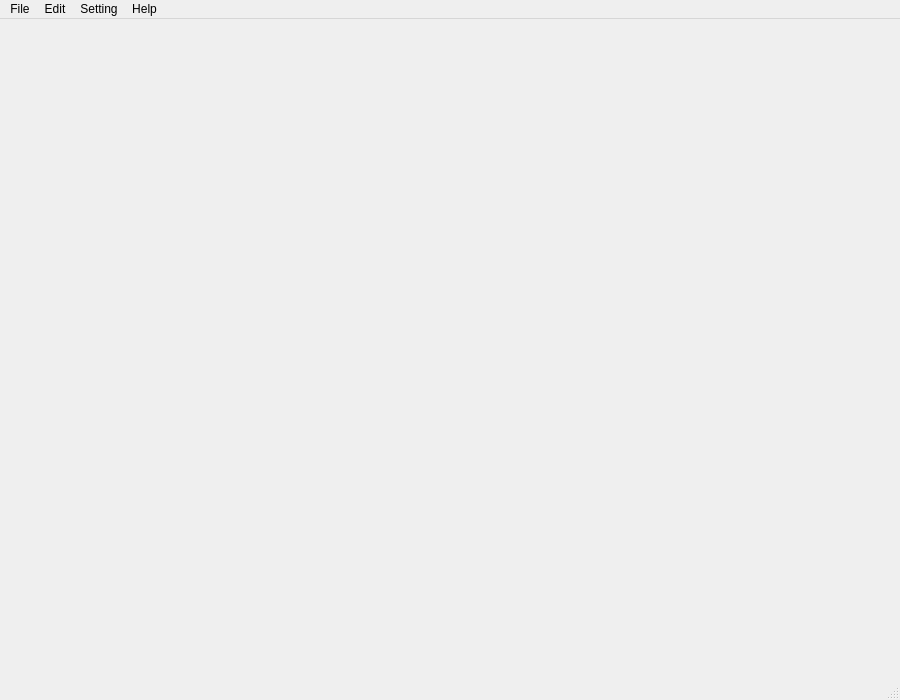
<?xml version="1.0" encoding="UTF-8"?>
<ui version="4.0">
 <class>MainWindow</class>
 <widget class="QMainWindow" name="MainWindow">
  <property name="geometry">
   <rect>
    <x>0</x>
    <y>0</y>
    <width>900</width>
    <height>700</height>
   </rect>
  </property>
  <property name="windowTitle">
   <string>MainWindow</string>
  </property>
  <widget class="QWidget" name="centralwidget"/>
  <widget class="QMenuBar" name="menubar">
   <property name="geometry">
    <rect>
     <x>0</x>
     <y>0</y>
     <width>900</width>
     <height>21</height>
    </rect>
   </property>
   <widget class="QMenu" name="menuFile">
    <property name="title">
     <string>File</string>
    </property>
    <addaction name="actionMethod"/>
    <addaction name="actionQueue"/>
    <addaction name="actionSample"/>
    <addaction name="actionRecord"/>
    <addaction name="actionQuit"/>
   </widget>
   <widget class="QMenu" name="menuEdit">
    <property name="title">
     <string>Edit</string>
    </property>
    <addaction name="actionCut"/>
    <addaction name="actionCopy"/>
    <addaction name="actionPaste"/>
   </widget>
   <widget class="QMenu" name="menuSetting">
    <property name="title">
     <string>Setting</string>
    </property>
    <widget class="QMenu" name="menuLanguage">
     <property name="title">
      <string>Language</string>
     </property>
     <addaction name="actionEnglish"/>
     <addaction name="actionChinese"/>
    </widget>
    <addaction name="actionRevise"/>
    <addaction name="menuLanguage"/>
   </widget>
   <widget class="QMenu" name="menuHelp">
    <property name="title">
     <string>Help</string>
    </property>
    <addaction name="actionManual"/>
    <addaction name="actionFAQ"/>
    <addaction name="actionAbout"/>
    <addaction name="actionDebug"/>
   </widget>
   <addaction name="menuFile"/>
   <addaction name="menuEdit"/>
   <addaction name="menuSetting"/>
   <addaction name="menuHelp"/>
  </widget>
  <widget class="QStatusBar" name="statusbar"/>
  <action name="actionMethod">
   <property name="text">
    <string>Method</string>
   </property>
  </action>
  <action name="actionQueue">
   <property name="text">
    <string>Queue</string>
   </property>
  </action>
  <action name="actionSample">
   <property name="text">
    <string>Sample</string>
   </property>
  </action>
  <action name="actionRecord">
   <property name="text">
    <string>Record</string>
   </property>
  </action>
  <action name="actionQuit">
   <property name="text">
    <string>Quit</string>
   </property>
  </action>
  <action name="actionCut">
   <property name="text">
    <string>Cut</string>
   </property>
  </action>
  <action name="actionCopy">
   <property name="text">
    <string>Copy</string>
   </property>
  </action>
  <action name="actionPaste">
   <property name="text">
    <string>Paste</string>
   </property>
  </action>
  <action name="actionRevise">
   <property name="text">
    <string>Revise</string>
   </property>
  </action>
  <action name="actionManual">
   <property name="text">
    <string>Manual</string>
   </property>
  </action>
  <action name="actionFAQ">
   <property name="text">
    <string>FAQ</string>
   </property>
  </action>
  <action name="actionAbout">
   <property name="text">
    <string>About</string>
   </property>
  </action>
  <action name="actionEnglish">
   <property name="text">
    <string>English</string>
   </property>
  </action>
  <action name="actionChinese">
   <property name="text">
    <string>Chinese</string>
   </property>
  </action>
  <action name="actionDebug">
   <property name="text">
    <string>Debug</string>
   </property>
  </action>
 </widget>
 <resources/>
 <connections/>
</ui>
